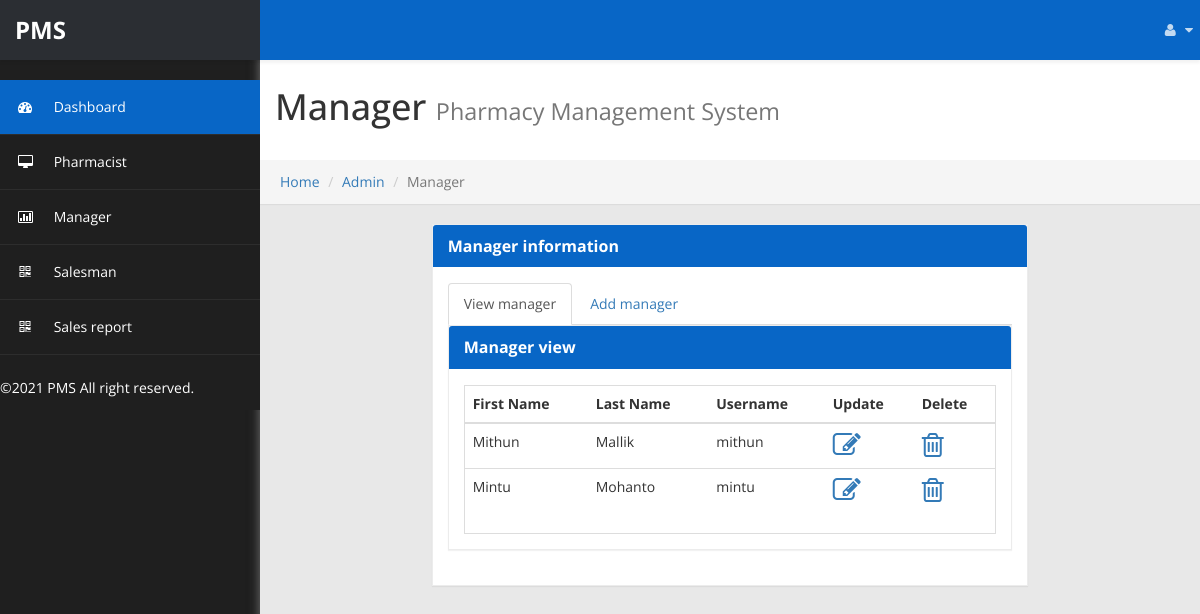
Page /admin_manager.php (signed in) on the committed database.
### tables this page shows
CREATE TABLE `manager` (
  `manager_id` tinyint(5) NOT NULL,
  `first_name` varchar(50) NOT NULL,
  `last_name` varchar(50) NOT NULL,
  `staff_id` varchar(20) NOT NULL,
  `postal_address` varchar(255) NOT NULL,
  `phone` varchar(12) NOT NULL,
  `email` varchar(50) NOT NULL,
  `username` varchar(50) NOT NULL,
  `password` varchar(200) NOT NULL
);

### admin_manager.php (the view, shortened to what this page needs)
<?php
include_once('connect_db.php');
?>
<!DOCTYPE html>
<html xmlns="http://www.w3.org/1999/xhtml">
<head>
    <link href="assets/css/bootstrap.css" rel="stylesheet" />
    <link href="assets/css/font-awesome.css" rel="stylesheet" />
    <link href="assets/js/morris/morris-0.4.3.min.css" rel="stylesheet" />
    <link href="assets/css/custom-styles.css" rel="stylesheet" />
    <link rel="stylesheet" href="assets/js/Lightweight-Chart/cssCharts.css">
	<link href="assets/js/dataTables/dataTables.bootstrap.css" rel="stylesheet" />
</head>
<body>
    <div id="wrapper">
        <nav class="navbar navbar-default top-navbar" role="navigation">
            <div class="navbar-header">
                <a class="navbar-brand" href="admin.php"><strong>PMS</strong></a>
            </div>
            <ul class="nav navbar-top-links navbar-right">
                <li class="dropdown">
                    <a class="dropdown-toggle" data-toggle="dropdown" href="#" aria-expanded="false">
                        <i class="fa fa-user fa-fw"></i> <i class="fa fa-caret-down"></i>
                    </a>
                </li>
            </ul>
        </nav>
        <nav class="navbar-default navbar-side" role="navigation">
            <div class="sidebar-collapse">
                <ul class="nav" id="main-menu">
                    <li>
                        <a class="active-menu" href="admin.php"><i class="fa fa-dashboard"></i> Dashboard</a>
                    </li>
                    <li>
                        <a href="admin_pharmacist.php"><i class="fa fa-desktop"></i> Pharmacist</a>
                    </li>
					<li>
                        <a href="admin_manager.php"><i class="fa fa-bar-chart-o"></i> Manager</a>
                    </li>
                    <li>
                        <a href="admin_salesman.php"><i class="fa fa-qrcode"></i> Salesman</a>
                    </li>
					<li>
                        <a href="admin_report.php"><i class="fa fa-qrcode"></i> Sales report</a>
                    </li>
					<footer>
						<p style="color:#fff;">&copy;<?php echo date('Y');?> PMS All right reserved.</p>
					</footer>
                </ul>
            </div>
        </nav>
		<div id="page-wrapper">
		  <div class="header">
                        <h1 class="page-header">
                            Manager <small>Pharmacy Management System</small>
                        </h1>
						<ol class="breadcrumb">
					  <li><a href="admin.php">Home</a></li>
					  <li><a href="admin.php">Admin</a></li>
					  <li class="active">Manager</li>
					</ol>
		</div>
               <div class="col-md-8 col-sm-8 col-md-offset-2">
                    <div class="panel panel-default">
                        <div class="panel-heading">
                            Manager information
                        </div>
                        <div class="panel-body">
                            <ul class="nav nav-tabs">
                                <li class="active"><a href="#home" data-toggle="tab">View manager</a>
                                </li>
                                <li class=""><a href="#profile" data-toggle="tab">Add manager</a>
                                </li>
                            </ul>
                            <div class="tab-content">
                                <div class="tab-pane fade active in" id="home">
									<div class="panel panel-default">
										<div class="panel-heading">
											Manager view
										</div>
										<div class="panel-body">
											<div class="table-responsive table-bordered">
												<table class="table">
													<thead>
														<tr>
															<th>First Name</th>
															<th>Last Name</th>
															<th>Username</th>
															<th>Update</th>
															<th>Delete</th>
														</tr>
													</thead>
													<tbody>
													<?php
														$sql = "select * FROM manager";
														$result = $conn->query($sql);
														if($result->num_rows > 0) {
															while($row = $result->fetch_assoc()) {
													?>
													<tr>
														<td><?php echo $row['first_name'];?></td>
														<td><?php echo $row['last_name'];?></td>
														<td><?php echo $row['username'];?></td>
														<td>
															<a href="update_manager.php?manager_id=<?php echo $row['manager_id']?>">
																<i class="fa fa-pencil-square-o fa-2x" aria-hidden="true"></i>
															</a>
														</td>
														<td>
															<a href="delete_manager.php?manager_id=<?php echo $row['manager_id']?>">
																<i class="fa fa-trash-o fa-2x" aria-hidden="true"></i>
															</a>
														</td>
													</tr>
													<?php
															}
														}
													?>
													</tbody>
												</table>
											</div>
										</div>
									</div>
                                </div>
                            </div>
                        </div>
                    </div>
                </div>
        </div>
    </div>
</body>
</html>

### assets/css/custom-styles.css (style rules this page uses)
body { font-family: 'Open Sans', sans-serif; background: #1F1F1F; }
#wrapper { width: 100%; }
#page-wrapper { padding: 15px 15px; min-height: 600px; background: #E8E8E8; }
h1, .h1, h2, .h2, h3, .h3 { margin-top: 7px; margin-bottom: -5px; }
p { font-size:16px; line-height:25px; padding-top:20px; }
.navbar-side { z-index: 0; }
.panel { border-radius:0px; }
.navbar-side .nav > li > a > i { color: #FFFFFF; padding: 8px; width: 30px; text-align: center; }
.top-navbar { position: fixed; width: 100%; z-index: 300; -webkit-box-shadow: 0 3px 3px rgba(0, 0, 0, 0.05); -moz-box-shadow: 0 3px 3px rgba(0, 0, 0, 0.05); box-shadow: 0 3px 3px rgba(0, 0, 0, 0.05); }
.navbar-side { z-index: 1; position: fixed; width: 260px; top: 80px; }
#page-wrapper { position: relative; top: 55px; box-shadow: 0 0 10px #757575; -moz-box-shadow: 0 0 10px #757575; -webkit-box-shadow: 0 0 10px #757575; }
.breadcrumb { padding: 12px 10px 12px 20px; margin-bottom: 20px; list-style: none; border-radius: 0; -webkit-box-shadow: 0 1px 1px rgba(0,0,0,.05); box-shadow: 0 1px 1px rgba(0,0,0,.05); }
.page-header { padding-bottom: 9px; margin: 0; border-bottom: 1px solid transparent; text-align: left;background-color: #fff;padding: 32px 22px 32px 15px; }
.panel-default { border-color: #ECECEC; }
.panel-default > .panel-heading { color: #FFF; border-color: #FFF; font-weight:bold; background: #0866C6; font-size: 16px; text-shadow: none; }
.panel-heading { border-bottom: 1px solid transparent; border-top-left-radius: 3px; border-top-right-radius: 3px; }
footer p { font-size: 14px; }
.top-navbar { margin:0px; }
.top-navbar .navbar-brand { color: #fff; width: 260px; text-align: left; height: 60px; font-size: 24px; font-weight: 700; line-height: 30px; background: #0866c6; }
.top-navbar .nav > li { position: relative; display: inline-block; margin: 0px; padding: 0px; }
.top-navbar .nav > li > a { position: relative; display: block; padding: 20px; color: #FFFFFF; margin: 0px; }
.active-menu { background-color: #0866C6 !important; color: #fff !important; }
.active-menu i { color: #fff !important; }
.sidebar-collapse , .sidebar-collapse .nav { background:none; }
.sidebar-collapse .nav { padding:0; }
.sidebar-collapse .nav > li > a { color: #FFFFFF; background:transparent; text-shadow:none; }
.sidebar-collapse > .nav > li > a { padding: 12px 10px; }
.sidebar-collapse > .nav > li { border-bottom: 1px solid rgba(107, 108, 109, 0.19); }
.navbar-side { border:none; background: #1F1F1F; }
.top-navbar { background: #0866c6; border-bottom:none; }
.top-navbar .nav > li > a > i { margin-right: 2px; }
.navbar-default { border:0px solid black; }
.navbar-header { background: transparent; }
.nav > li > a > i { margin-right:10px; color: rgba(255, 255, 255, 0.76); }
@media (min-width:768px) { #page-wrapper { margin: 0 0 0 260px; padding: 0; min-height: 1200px; } }
@media (min-width:768px) { .navbar-side { width: 260px; z-index: 1; } }
@media (min-width:768px) { .navbar { border-radius: 0px; } }

### rows in the picture
manager: first_name "Mithun", last_name "Mallik", username "mithun"
manager: first_name "Mintu", last_name "Mohanto", username "mintu"
